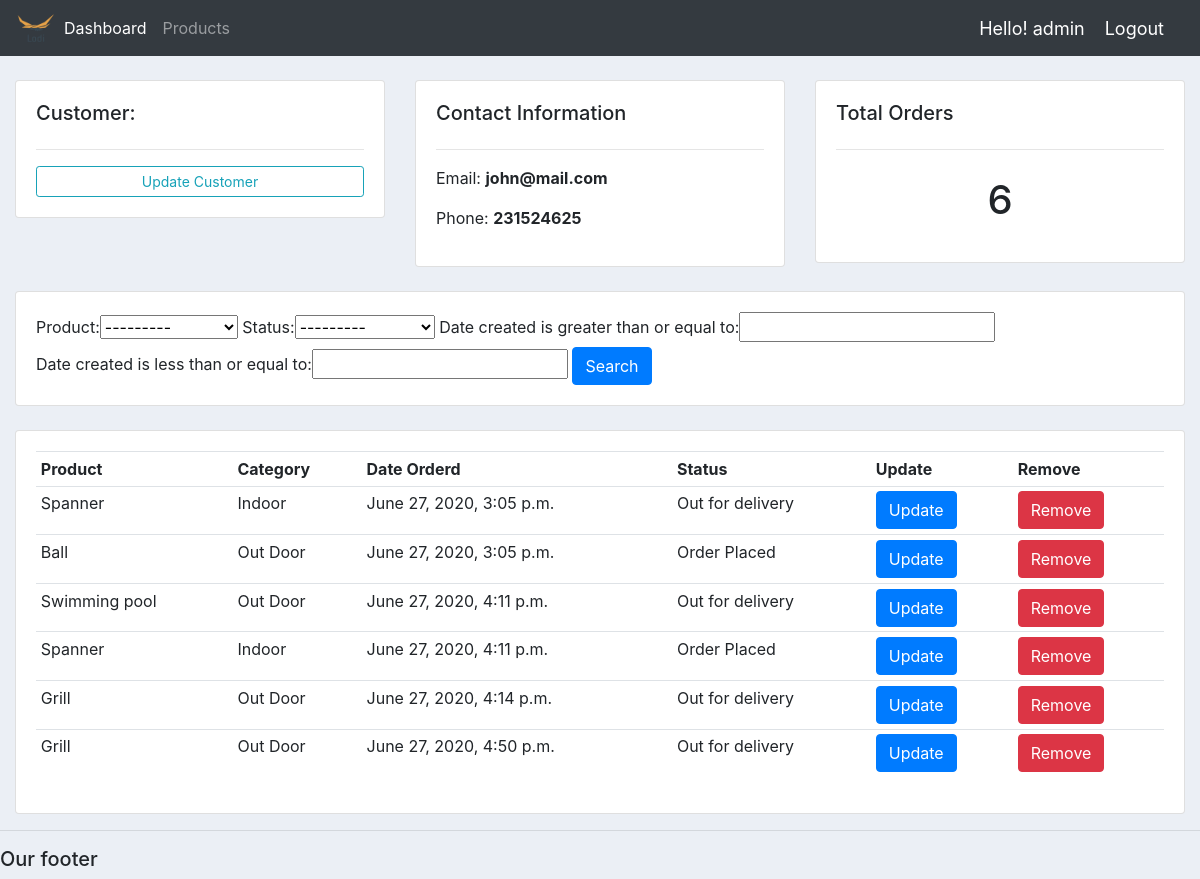
Page /customer/11 (signed in) on the committed database.
### account/models.py (models this page shows, shortened)
class Customer(models.Model):
	user = models.OneToOneField(User,blank=True,null=True, on_delete=models.CASCADE)
	name = models.CharField(max_length=200, null=True)
	phone = models.CharField(max_length=200, null=True)
	email = models.CharField(max_length=200, null=True)
	profile_pic = models.ImageField(default='demo.png',null=True,blank=True)
	date_created = models.DateTimeField(auto_now_add=True, null=True)

class Order(models.Model):
	STATUS = (
			('Pending', 'Pending'),
			('Order Placed', 'Order Placed'),
			('Out for delivery', 'Out for delivery'),
			('Delivered', 'Delivered'),
			)
	customer = models.ForeignKey(Customer, null=True, on_delete= models.SET_NULL)
	product = models.ForeignKey(Product, null=True, on_delete= models.SET_NULL)
	date_created = models.DateTimeField(auto_now_add=True, null=True)
	status = models.CharField(max_length=200, null=True,default='Order Placed', choices=STATUS)

class Product(models.Model):
	CATEGORY = (
			('Indoor', 'Indoor'),
			('Out Door', 'Out Door'),
			)
	name = models.CharField(max_length=200, null=True)
	price = models.FloatField(null=True)
	category = models.CharField(max_length=200, null=True, choices=CATEGORY)
	description = models.CharField(max_length=200, null=True, blank=True)
	date_created = models.DateTimeField(auto_now_add=True, null=True)
	tags = models.ManyToManyField(Tag)
	def __str__(self):
		return self.name

### account/decorators.py (the view)
        def wrapper_func(request,*args, **kwargs):
            group = None
            if request.user.groups.exists():
                group = request.user.groups.all()[0].name
            if group in allowed_roles:
                return view_func(request,*args, **kwargs)
            else:
                return HttpResponse('You are not authorised to access the page')

### account/views.py (called while the page is built)
@login_required(login_url='login')
@allowed_users(allowed_roles=['admin'])
def customer(request, pk):
    customer = Customer.objects.get(id=pk)
    total_order = customer.order_set.all().count()
    orders = customer.order_set.all()
    myFilters = OrderFilter(request.GET, queryset=orders)
    orders = myFilters.qs
    custDict = {
        'customer': customer,
        'total_order': total_order,
        'orders': orders,
        'myFilters': myFilters,
    }
    return render(request, 'accounts/customer.html', custDict)

### templates/accounts/customer.html (shortened to what this page needs)
{%  extends 'accounts/main.html' %}
{% block content %}
	<br>
<div class="row">
	<div class="col-md">
		<div class="card card-body">
			<h5>Customer:</h5>
			<hr>
			<a class="btn btn-outline-info  btn-sm btn-block" href="">Update Customer</a>
		</div>
	</div>
	<div class="col-md">
		<div class="card card-body">
			<h5>Contact Information</h5>
			<hr>
			<p>Email: <b>{{customer.email}} </b></p>
			<p>Phone: <b>{{customer.phone}}  </b></p>
		</div>
	</div>
	<div class="col-md">
		<div class="card card-body">
			<h5>Total Orders</h5>
			<hr>
			<h1 style="text-align: center;padding: 10px">{{total_order}}</h1>
		</div>
	</div>
</div>
<br>
<div class="row">
	<div class="col">
		<div class="card card-body">
			<form method="get">
			{{myFilters.form}}
		    <button class="btn btn-primary" type="submit">Search</button>
		  </form>
		</div>
	</div>
</div>
<br>
<div class="row">
	<div class="col-md">
		<div class="card card-body">
			<table class="table table-sm">
				<tr>
					<th>Product</th>
					<th>Category</th>
					<th>Date Orderd</th>
					<th>Status</th>
					<th>Update</th>
					<th>Remove</th>
				</tr>
				{% for order in orders %}
				 <tr>
				 	<td>{{order.product}}</td>
					<td>{{order.product.category}}</td>
					<td>{{order.date_created}}</td>
					<td>{{order.status}}</td>
					<td><a href="{% url 'update_order' order.id%}" class="btn btn-sml btn-primary">Update</a></td>
					<td><a href="{% url 'delete_order' order.id %}" class="btn btn-sml btn-danger">Remove</a></td>
				{% endfor %}
			</table>
		</div>
	</div>
</div>
{% endblock %}

### templates/accounts/navbar.html (shortened to what this page needs)
{% load static %}
<nav class="navbar navbar-expand-lg navbar-dark bg-dark">
  <img src="{% static '/images/logo.png' %}" height=40px weidth=80px >
  <div class="collapse navbar-collapse" id="navbarNav">
    <ul class="navbar-nav">
    {% if request.user.is_staff %}
      <li class="nav-item active">
        <a class="nav-link" href="{% url 'home' %}">Dashboard</a>
      </li>
      <li class="nav-item">
        <a class="nav-link" href="{% url 'product' %}">Products</a>
      </li>
    {% else %}
      <li class="nav-item">
        <a class="nav-link" href="{% url 'account_setting' %}">Setting</a>
      </li>
    {% endif %}
    </ul>
  </div>
  <span class = "hello-msg" >Hello! {{request.user}}</span>
  <span><a class = "hello-msg" href="{% url 'logout' %}">Logout</a></span>
</nav>

### static/account/css/main.css (style rules this page uses)
body { background-color: #ebeff5; }

### templates/accounts/navbar.html (style rules this page uses)
.hello-msg { font-size:18px; color:#ffff; margin-right:20px; }

### rows in the picture
Customer: email "john@mail.com", phone "231524625"
Order: product "Spanner", product.category "Indoor", date_created "June 27, 2020, 3:05 p.m.", status "Out for delivery"
Order: product "Ball", product.category "Out Door", date_created "June 27, 2020, 3:05 p.m.", status "Order Placed"
Order: product "Swimming pool", product.category "Out Door", date_created "June 27, 2020, 4:11 p.m.", status "Out for delivery"
Order: product "Spanner", product.category "Indoor", date_created "June 27, 2020, 4:11 p.m.", status "Order Placed"
Order: product "Grill", product.category "Out Door", date_created "June 27, 2020, 4:14 p.m.", status "Out for delivery"
Order: product "Grill", product.category "Out Door", date_created "June 27, 2020, 4:50 p.m.", status "Out for delivery"

### other values in the picture
{{ request.user }} "admin"
{{ total_order }} "6"
